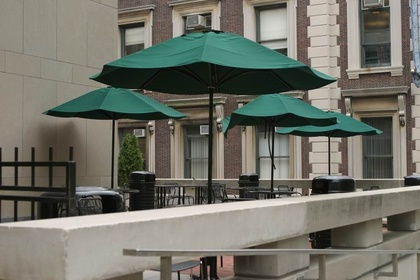
%> input picture test_image_1.jpg, 420 x 280 px, shrunk from 737 x 492 before the run
$ octave --eval "result = feature_gradient_with_beltrami_bessel('test_image_1.jpg');"   (GNU Octave 9; MATLAB toolbox functions it lacks are replaced by stand-ins)
%> lines starting %> are read from the running program, lines starting %| are printed output that depends on the picture
### ss_derivative_bessel.m
function d = ss_derivative_bessel(im,dname,s,accuracy_order)

% Usages:
%  d = ss_derivative_bessel(im,dname,s) computes multiple scale-space
%  derivatives of the image "im" at scale "s" in one go specified
%  as in "dname" cell, in the form 'o','x',y','xy','yx','xx' and 'yy'. The
%  output "d" is a cell.
%
%  d = ss_derivative_bessel(im,dname,s,single) computes a single
%  scale-space derivative where "dname" is a string and output "d" is a
%  matrix
%
% Example:
%  d = ss_derivative_bessel(im,{'x','y'},1) return d = {dx,dy}
%  d = ss_derivative_bessel(im,'x',1,true) return d = dx
%
% By Tian Tsong Ng, July 2005

if ~exist('accuracy_order','var')
    accuracy_order = 8;
end

if s > 0
    x = -10:10; T = besseli(x,s,1);
    im = imfilter(im,T'*T,'symmetric','same','corr');
end

% discrete 1d derivative filter of order n
d1_2  = [-1/2 0 1/2];
d1_4  = [1/12 -2/3 0 2/3 -1/12];
d1_6  = [-1/60 3/20 -3/4 0 3/4 -3/20 1/60];
d1_8  = [1/280 -4/105 1/5 -4/5 0 4/5 -1/5 4/105 -1/280];

d2_2  = [1 -2 1];
d2_4  = [-1/12 4/3 -5/2 4/3 -1/12];
d2_6  = [1/90 -3/20 3/2 -49/18 3/2 -3/20 1/90];
d2_8  = [-1/560 8/315 -1/5 8/5 -205/72 8/5 -1/5 8/315 -1/560];

eval(sprintf('d1 = d1_%d;',accuracy_order));
eval(sprintf('d2 = d2_%d;',accuracy_order));

% d3 = [-0.5,1,0,-1,0.5];
% d4 = [1,-4,6,-4,1];

if ~iscell(dname)
    switch dname
        case 'o'
            d = im;
        case 'x'
            d = imfilter(im,d1,'symmetric','same','corr');
        case 'y'
            d = imfilter(im,d1(:),'symmetric','same','corr');
        case 'xx'
            d = imfilter(im,d2,'symmetric','same','corr');
        case 'yy'
            d = imfilter(im,d2(:),'symmetric','same','corr');
        case 'xy'
            d = imfilter(im,d1'*d1,'symmetric','same','corr');
        case 'yx'
            d = imfilter(im,d1'*d1,'symmetric','same','corr');
        otherwise
            fprintf('d order not found\n');
    end
else
    d = cell(1,length(dname));

    for dC = 1:length(dname)
        switch dname{dC}
            case 'o'
                d{dC} = im;
            case 'x'
                d{dC} = imfilter(im,d1,'symmetric','same','corr');
            case 'y'
                d{dC} = imfilter(im,d1(:),'symmetric','same','corr');
            case 'xx'
                d{dC} = imfilter(im,d2,'symmetric','same','corr');
            case 'yy'
                d{dC} = imfilter(im,d2(:),'symmetric','same','corr');
            case 'xy'
                d{dC} = imfilter(im,d1'*d1,'symmetric','same','corr');
            case 'yx'
                d{dC} = imfilter(im,d1'*d1,'symmetric','same','corr');
            otherwise
                fprintf('d order not found\n');
        end
    end
end

### ss_beltrami_bessel.m
function [grad,Beltrami] = ss_beltrami_bessel(im,s)

% Usages:
%  [grad,Beltrami] = ss_beltrami_bessel(im,s) computes scale-space
%  Beltrami flow vector of the image "im" at scale "s". The
%  output "grad" is Euclidean gradient image, "Beltrami" is beltrami flow
%  vector (3 components) image.
%
%  The scale-space kernel used is the discrete scale-space kernel in the
%  form of the Bessel function
%
% Example:
%  im = imread('abc.jpg');
%  [grad,Beltrami] = ss_beltrami_bessel(im,1);
%
% By Tian Tsong Ng, July 2005

v = {'x','y'};
I = ss_derivative_bessel(im,v,s);

grad = sqrt(I{1}.^2 + I{2}.^2);

G = cell(2,2);

G{1,1} = 1 + sum(I{1}.^2,3);
G{1,2} = sum(I{1}.*I{2},3);
G{2,1} = G{1,2};
G{2,2} = 1 + sum(I{2}.^2,3);

groot = sqrt(G{1,1}.*G{2,2} - G{1,2}.^2);

Beltrami = zeros(size(im,1),size(im,2),3);

for n = 1:3
    B = 0;
    for diff = 1:2
        temp = 0;
        for m = 1:2
            temp = temp + G{diff,m}.*I{m}(:,:,n);
        end
        B = B + common_derivative(groot.*temp,v{diff});
    end
    Beltrami(:,:,n) = B./groot;
end

### feature_gradient_with_beltrami_bessel.m
function feature = feature_gradient_with_beltrami_bessel(imageFile)
%> called with imageFile = 'test_image_1.jpg'

% Usages:
%  feature = feature_intensity_with_surface_gradient_bessel(imageFile)
%  computes feature extracted from joint distribution of the scale-space
%  (scale = 1) Euclidean gradient image and the scale-space (scale = 1)
%  beltrami flow image, by the means of the
%  rigid body moment. The input "imageFile" is a filepath. The
%  output "feature" is a column vector.
%
% Example:
%  feature = feature_gradient_with_beltrami_bessel('test_image_1.jpg');
%
% By Tian Tsong Ng, July 2005


scaleSpace = 1;

offset = 10;

momDim = 6;
tempProdMoment = zeros(1,momDim*(momDim-1)/2);
tempInertiaMoment = zeros(1,momDim);


tempMag = [];
tempNInertia = [];
tempNCentroid = [];
tempNProd = [];


% check whether is a image file name or an image matrix
if ischar(imageFile)
    im = imread(imageFile);
%> im is the input picture: size 280x420x3 uint8; mean R, G, B 112.2, 113.4, 103.2
else
    im = imageFile;
end
im = im2double(im);
%> im: size 280x420x3 double
height = size(im,1);
%> height = 280
width = size(im,2);
%> width = 420


[im,H] = ss_beltrami_bessel(im,scaleSpace);
%> in ss_derivative_bessel, `im = imfilter(im,T'*T,'symmetric','same','corr');`:
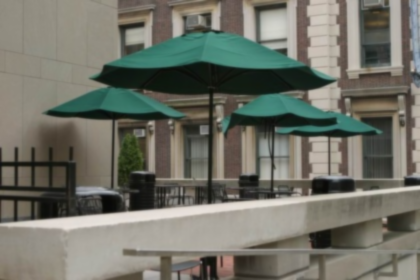
%> im: size 280x420x3 double; mean R, G, B 0.44, 0.445, 0.405; mean of the top-left, top-right, bottom-left and bottom-right quarters 0.411, 0.409, 0.444, 0.456
%> after the loop in ss_derivative_bessel, `for dC = 1:length(dname)`: d = 2 items
%> in ss_beltrami_bessel, `grad = sqrt(I{1}.^2 + I{2}.^2);`:
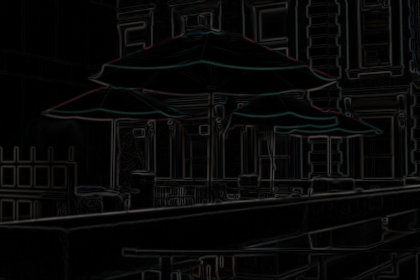
%> grad: size 280x420x3 double; mean R, G, B 0.0319, 0.0319, 0.0315
%> in ss_beltrami_bessel, `groot = sqrt(G{1,1}.*G{2,2} - G{1,2}.^2);`:
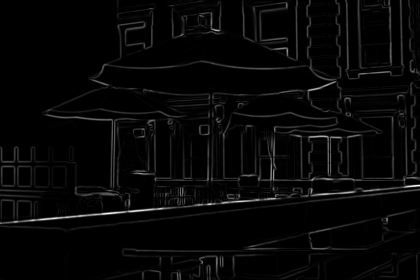
%> groot: size 280x420 double; min 1, max 1.15, mean 1; drawn with min black and max white
%> after the loop in ss_beltrami_bessel, `for n = 1:3`:
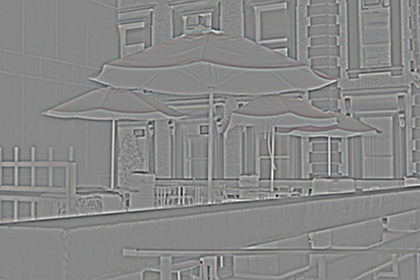
%> Beltrami: size 280x420x3 double; mean R, G, B -2.43e-05, -2.59e-05, -2.72e-05; drawn with min black and max white
H = H(offset:(end-offset),offset:(end-offset),:);
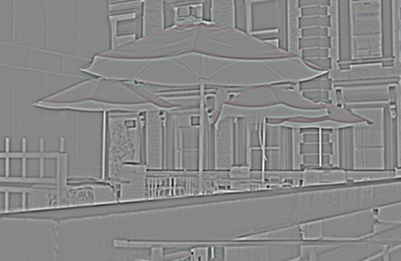
%> H: size 261x401x3 double; mean R, G, B 5.7e-05, 5.91e-05, 7.25e-05; drawn with min black and max white
im = im(offset:(end-offset),offset:(end-offset),:);
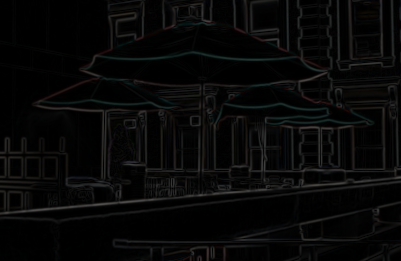
%> im: size 261x401x3 double; mean R, G, B 0.0321, 0.0321, 0.0316
height = size(im,1);
%> height = 261
width = size(im,2);
%> width = 401

H = reshape(H,[height*width 3]);
im = reshape(im,[height*width 3]);

H = H/std(H(:));
im = im/std(im(:));

vectors = [H(:,1) im(:,1) H(:,2) im(:,2) H(:,3) im(:,3)];
clear H im

vectors2 = vectors.^2;
mag = sqrt(sum(vectors2,2));

% compute mag features

tempMag = [mean(mag) var(mag) skewness(mag) kurtosis(mag)];
%> tempMag = [1.8 4.37 1.67 5.78]

% compute normalized quantities

mag(mag==0) = 1;
uVectors = vectors./mag(:,[1 1 1 1 1 1]);

uVectors2 = mean(uVectors.^2,1);
%> uVectors2 = [0.148 0.193 0.142 0.185 0.142 0.19]
uvectorsSum = sum(uVectors2);
%> uvectorsSum = 1

for hC = 1:momDim
    tempInertiaMoment(hC) = uvectorsSum - uVectors2(hC);
end
%> after the loop, tempInertiaMoment = [0.852 0.807 0.858 0.815 0.858 0.81]

tempNInertia = tempInertiaMoment;
%> tempNInertia = [0.852 0.807 0.858 0.815 0.858 0.81]

% compute normalized moment of product

momC = 1;
for rr = 1:momDim
    for cc = (rr+1):momDim
        tempProdMoment(momC) = mean(uVectors(:,rr).*uVectors(:,cc));
        momC = momC + 1;
    end
end
%> after the loop, momC = 16; tempProdMoment = [-0.00247 0.124 -0.00228 0.124 -0.00263 -0.00306 0.177 -0.00123 0.178 -0.00294 0.131 -0.00302 -0.00129 0.18 -0.000878]

tempNProd = tempProdMoment;
%> tempNProd has the same summary as tempProdMoment

% compute normalized centroid

tempNCentroid = mean(uVectors,1);
%> tempNCentroid = [-0.00647 0.405 -0.00837 0.397 -0.00391 0.402]

feature = [tempMag(:) ; tempNInertia(:) ; tempNProd(:) ; tempNCentroid(:)];
%> feature = 31 values, max 5.78 at index 4, min -0.00837 at index 28, mean 0.668
%> `result = feature_gradient_with_beltrami_bessel('test_image_1.jpg');`: result has the same summary as feature in feature_gradient_with_beltrami_bessel
